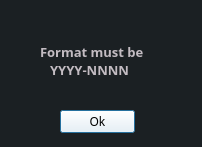
<?xml version="1.0" encoding="UTF-8"?>
<ui version="4.0">
 <class>dlgIDNumberError</class>
 <widget class="QDialog" name="dlgIDNumberError">
  <property name="geometry">
   <rect>
    <x>0</x>
    <y>0</y>
    <width>202</width>
    <height>147</height>
   </rect>
  </property>
  <property name="minimumSize">
   <size>
    <width>202</width>
    <height>147</height>
   </size>
  </property>
  <property name="maximumSize">
   <size>
    <width>202</width>
    <height>147</height>
   </size>
  </property>
  <property name="windowTitle">
   <string>Error</string>
  </property>
  <property name="styleSheet">
   <string notr="true">background: #1b2023;</string>
  </property>
  <widget class="QLabel" name="txtIDNumberFormatError">
   <property name="geometry">
    <rect>
     <x>40</x>
     <y>20</y>
     <width>121</width>
     <height>81</height>
    </rect>
   </property>
   <property name="font">
    <font>
     <family>JetBrains Mono</family>
     <pointsize>10</pointsize>
     <weight>75</weight>
     <bold>true</bold>
    </font>
   </property>
   <property name="styleSheet">
    <string notr="true">color: #c3bcc2;</string>
   </property>
   <property name="text">
    <string>Format must be 
   YYYY-NNNN</string>
   </property>
  </widget>
  <widget class="QPushButton" name="btnDlgIDNumberError">
   <property name="geometry">
    <rect>
     <x>60</x>
     <y>110</y>
     <width>75</width>
     <height>23</height>
    </rect>
   </property>
   <property name="font">
    <font>
     <family>JetBrains Mono</family>
     <pointsize>9</pointsize>
    </font>
   </property>
   <property name="styleSheet">
    <string notr="true">background: white;
</string>
   </property>
   <property name="text">
    <string>Ok</string>
   </property>
  </widget>
 </widget>
 <resources/>
 <connections/>
</ui>
